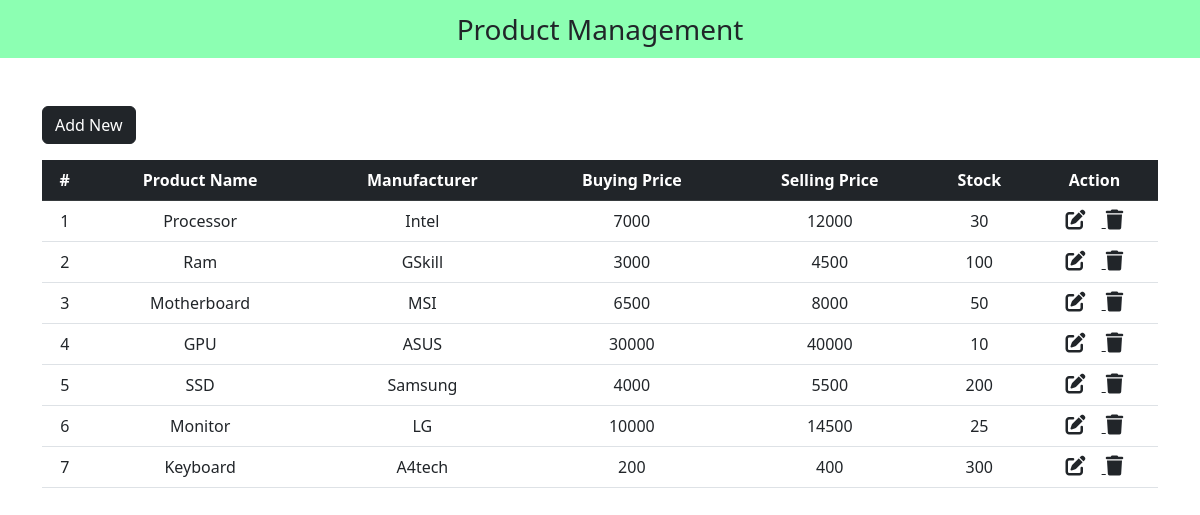
The page / on the database its author committed.
### tables this page shows
CREATE TABLE `product_info` (
  `id` int(11) NOT NULL,
  `Product_Name` varchar(150) NOT NULL,
  `Manufacturer` varchar(50) NOT NULL,
  `Buying_Price` int(10) NOT NULL,
  `Selling_Price` int(10) NOT NULL,
  `Stock` int(10) NOT NULL
);

### index.php (the view, shortened to what this page needs)
<!doctype html>
<html lang="en">
  <head>
    <link href="https://cdn.jsdelivr.net/npm/bootstrap@5.3.0-alpha1/dist/css/bootstrap.min.css" rel="stylesheet">
    <link rel="stylesheet" href="https://cdnjs.cloudflare.com/ajax/libs/font-awesome/6.2.1/css/all.min.css" />
  </head>
  <body>
    <nav class="navbar navbar-light justify-content-center fs-3 mb-5" style="background-color:#00ff5573;">
    Product Management
    </nav>
    <div class="container">
        <a href="add_new.php" class="btn btn-dark">Add New</a>
        <table class="table table-hover text-center mt-3">
  <thead class="table-dark">
    <tr>
      <th scope="col">#</th>
      <th scope="col">Product Name</th>
      <th scope="col">Manufacturer</th>
      <th scope="col">Buying Price</th>
      <th scope="col">Selling Price</th>
      <th scope="col">Stock</th>
      <th scope="col">Action</th>
    </tr>
  </thead>
  <tbody>
    <?php
        include "SqlConnect.php";
        $sql="SELECT * FROM `product_info`";
        $result=mysqli_query($conn,$sql);
        $i=0;
        while($row=mysqli_fetch_assoc($result)){
            $i++;
            ?>
            <tr>
            <td><?php echo $i?></td>
            <td><?php echo $row['Product_Name']?></td>
            <td><?php echo $row['Manufacturer']?></td>
            <td><?php echo $row['Buying_Price']?></td>
            <td><?php echo $row['Selling_Price']?></td>
            <td><?php echo $row['Stock']?></td>
            <td>
                <a href="edit.php?id=<?php echo $row['id']?>" class="link-dark">
                    <i class="fa-solid fa-pen-to-square fs-5 me-3"></i>
                </a>
                <a href="delete.php?id=<?php echo $row['id']?>" class="link-dark">
                    <i class="fa-solid fa-trash fs-5"></i>
                </a>
            </td>
            </tr>
            <?php
        }
    ?>
  </tbody>
</table>
    </div>
  </body>
</html>

### rows shown on the page
product_info: Product_Name "Processor", Manufacturer "Intel", Buying_Price "7000", Selling_Price "12000", Stock "30"
product_info: Product_Name "Ram", Manufacturer "GSkill", Buying_Price "3000", Selling_Price "4500", Stock "100"
product_info: Product_Name "Motherboard", Manufacturer "MSI", Buying_Price "6500", Selling_Price "8000", Stock "50"
product_info: Product_Name "GPU", Manufacturer "ASUS", Buying_Price "30000", Selling_Price "40000", Stock "10"
product_info: Product_Name "SSD", Manufacturer "Samsung", Buying_Price "4000", Selling_Price "5500", Stock "200"
product_info: Product_Name "Monitor", Manufacturer "LG", Buying_Price "10000", Selling_Price "14500", Stock "25"
product_info: Product_Name "Keyboard", Manufacturer "A4tech", Buying_Price "200", Selling_Price "400", Stock "300"
